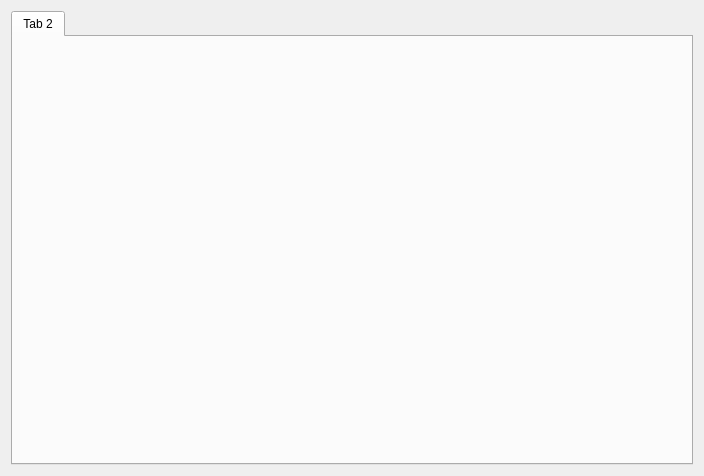
<?xml version="1.0" encoding="UTF-8"?>
<ui version="4.0">
 <class>TechLoadOptionsEditorPage</class>
 <widget class="QWidget" name="TechLoadOptionsEditorPage">
  <property name="geometry">
   <rect>
    <x>0</x>
    <y>0</y>
    <width>704</width>
    <height>476</height>
   </rect>
  </property>
  <property name="windowTitle">
   <string>Form</string>
  </property>
  <layout class="QVBoxLayout" name="verticalLayout">
   <item>
    <widget class="QTabWidget" name="options_tab">
     <property name="sizePolicy">
      <sizepolicy hsizetype="Preferred" vsizetype="Expanding">
       <horstretch>0</horstretch>
       <verstretch>0</verstretch>
      </sizepolicy>
     </property>
     <property name="minimumSize">
      <size>
       <width>0</width>
       <height>80</height>
      </size>
     </property>
     <property name="currentIndex">
      <number>0</number>
     </property>
     <widget class="QWidget" name="tab_2">
      <attribute name="title">
       <string>Tab 2</string>
      </attribute>
     </widget>
    </widget>
   </item>
  </layout>
 </widget>
 <resources/>
 <connections/>
</ui>
